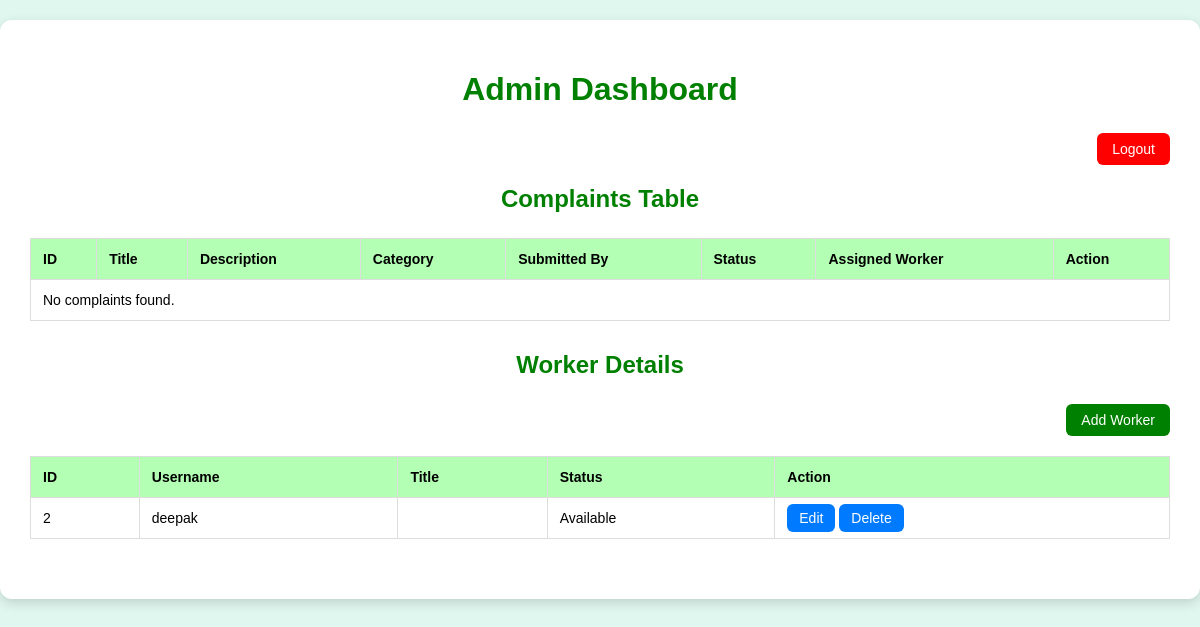
The page /admin-dashboard/ (signed in) on the database as committed earlier.
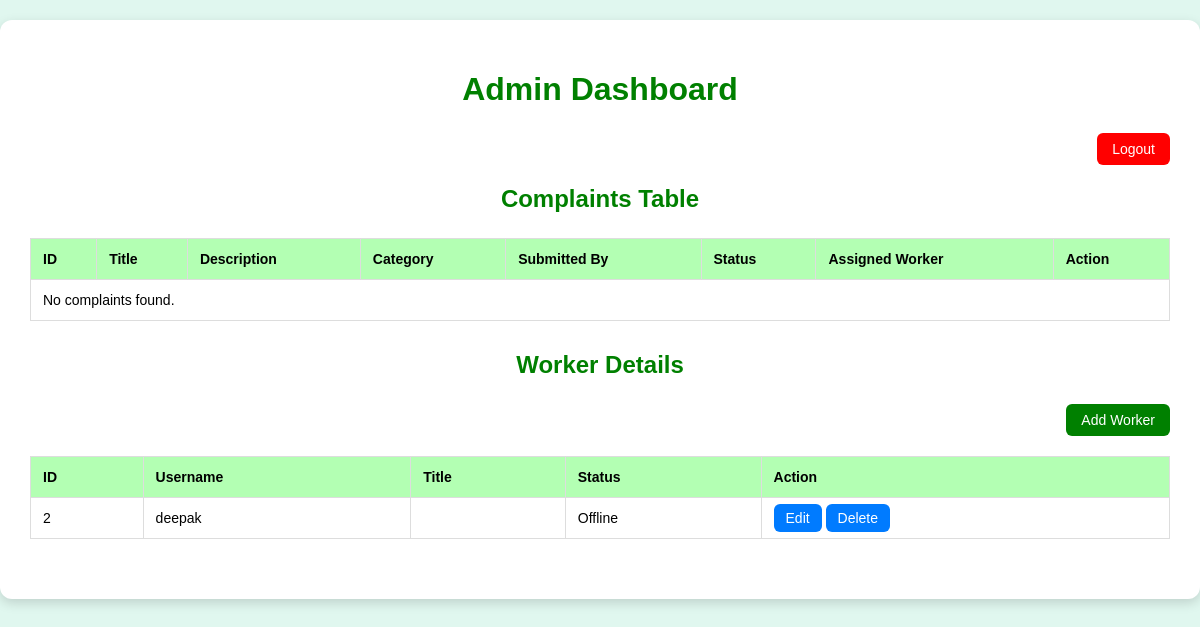
The same page on the database as committed later.
### fixitnow/models.py (models this page shows, shortened)
class WorkerProfile(models.Model):
    STATUS_CHOICES = (
        ('Available', 'Available'),
        ('Busy', 'Busy'),
        ('Offline', 'Offline'),
    )
    user = models.OneToOneField(CustomUser, on_delete=models.CASCADE, limit_choices_to={'role': 'worker'})
    title = models.CharField(max_length=100)
    status = models.CharField(max_length=20, choices=STATUS_CHOICES, default='Available')

class CustomUser(AbstractUser):
    ROLE_CHOICES = (
        ('student', 'Student'),
        ('worker', 'Worker'),
        ('admin', 'Admin'),
    )
    role = models.CharField(max_length=10, choices=ROLE_CHOICES, default='student')

### fixitnow/views.py (the view)
# urls.py: path("admin-dashboard/", views.admin_dashboard, name="admin_dashboard"),
@login_required(login_url="login")
def admin_dashboard(request):
    if request.user.role != 'admin':
        return HttpResponseForbidden("You are not authorized to view this page.")
    complaints = Complaint.objects.all().order_by("-created_at")
    workers = WorkerProfile.objects.all()
    workers = WorkerProfile.objects.select_related('user').all()
    return render(request, "admin_dashboard.html", {"complaints": complaints, "workers": workers})

### templates/admin_dashboard.html (shortened to what this page needs)
{% load static %}
<!DOCTYPE html>
<html lang="en">
<head>
</head>
<body>
<div class="dashboard">
    <h1>Admin Dashboard</h1>
    <div class="top-buttons">
        <a href="{% url 'logout' %}" class="btn btn-logout">Logout</a>
    </div>
    <h2>Complaints Table</h2>
    <table>
        <thead>
            <tr>
                <th>ID</th>
                <th>Title</th>
                <th>Description</th>
                <th>Category</th>
                <th>Submitted By</th>
                <th>Status</th>
                <th>Assigned Worker</th>
                <th>Action</th>
            </tr>
        </thead>
        <tbody>
            {% for complaint in complaints %}
            <tr>
                <td>{{ complaint.id }}</td>
                <td>{{ complaint.title }}</td>
                <td>{{ complaint.description }}</td>
                <td>{{ complaint.category }}</td>
                <td>{{ complaint.user.username }}</td>
                <td>{{ complaint.status }}</td>
                <td>
                    {% if complaint.assigned_worker %}
                        {{ complaint.assigned_worker.username }}
                    {% else %}
                        Not assigned
                    {% endif %}
                </td>
                <td>
                    {% if complaint.status == "Pending" %}
                        <form method="POST" action="{% url 'assign_worker' complaint.id %}">
                            {% csrf_token %}
                            <select name="worker_id" required>
                                {% for worker in workers %}
                                    {% if worker.status == "Available" %}
                                        <option value="{{ worker.id }}">{{ worker.user.username }} - {{ worker.title }}</option>
                                    {% endif %}
                                {% endfor %}
                            </select>
                            <button type="submit" class="btn btn-assign">Assign</button>
                        </form>
                    {% elif complaint.status != "Resolved" and complaint.assigned_worker %}
                        <a href="{% url 'mark_resolved' complaint.id %}" class="btn btn-edit">Mark Resolved</a>
                    {% endif %}
                </td>
            </tr>
            {% empty %}
            <tr>
                <td colspan="8">No complaints found.</td>
            </tr>
            {% endfor %}
        </tbody>
    </table>
    <h2>Worker Details</h2>
    <div class="top-buttons">
        <a href="{% url 'add_worker' %}" class="btn btn-add">Add Worker</a>
    </div>
    <table>
        <thead>
            <tr>
                <th>ID</th>
                <th>Username</th>
                <th>Title</th>
                <th>Status</th>
                <th>Action</th>
            </tr>
        </thead>
        <tbody>
            {% for worker in workers %}
            <tr>
                <td>{{ worker.user.id }}</td>
                <td>{{ worker.user.username }}</td>
                <td>{{ worker.title }}</td>
                <td>{{ worker.status }}</td>
                <td>
                    <a href="{% url 'update_worker' worker.user.id %}" class="btn btn-edit">Edit</a>
                    <a href="{% url 'delete_worker' worker.user.id %}" class="btn btn-delete">Delete</a>
                </td>
            </tr>
            {% empty %}
            <tr>
                <td colspan="5">No workers found.</td>
            </tr>
            {% endfor %}
        </tbody>
    </table>
</div>
</body>
</html>

Rows that differ between the two databases and show on the page:
changed WorkerProfile "deepak": status "Available" → "Offline"
